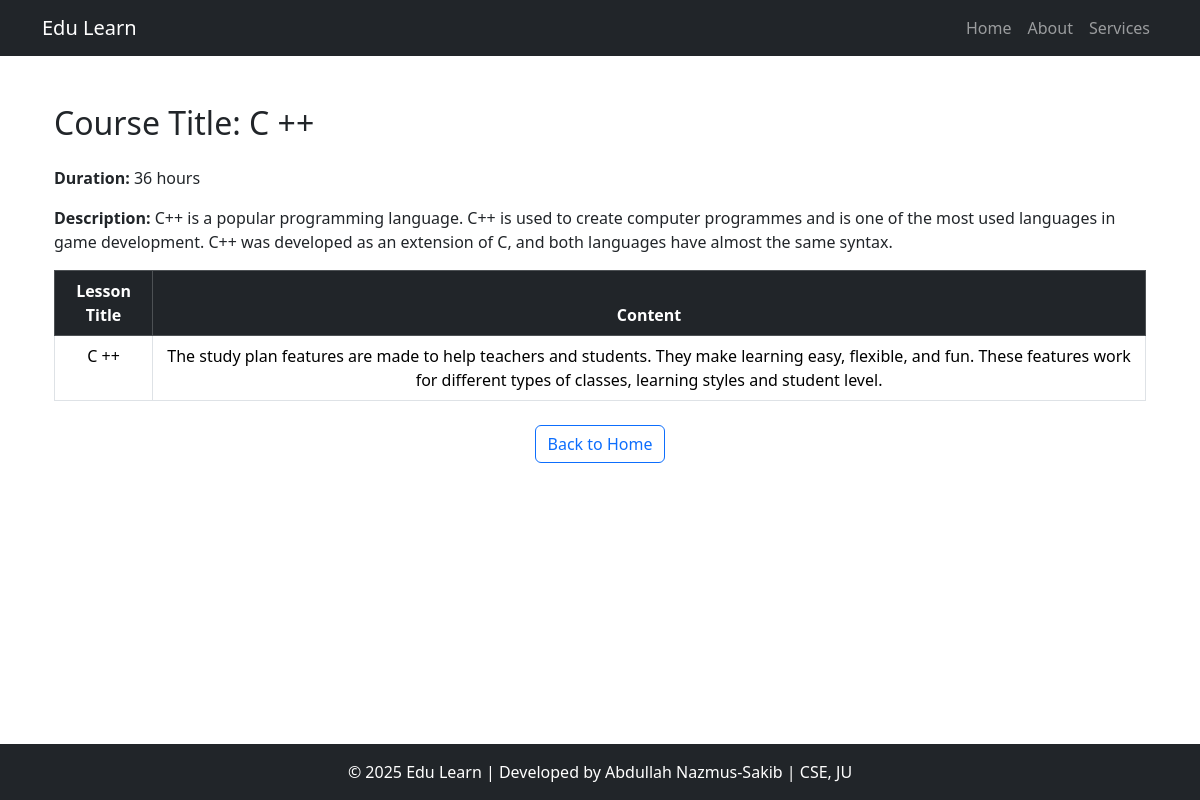
/details/2/, run on an earlier commit of the app's database.
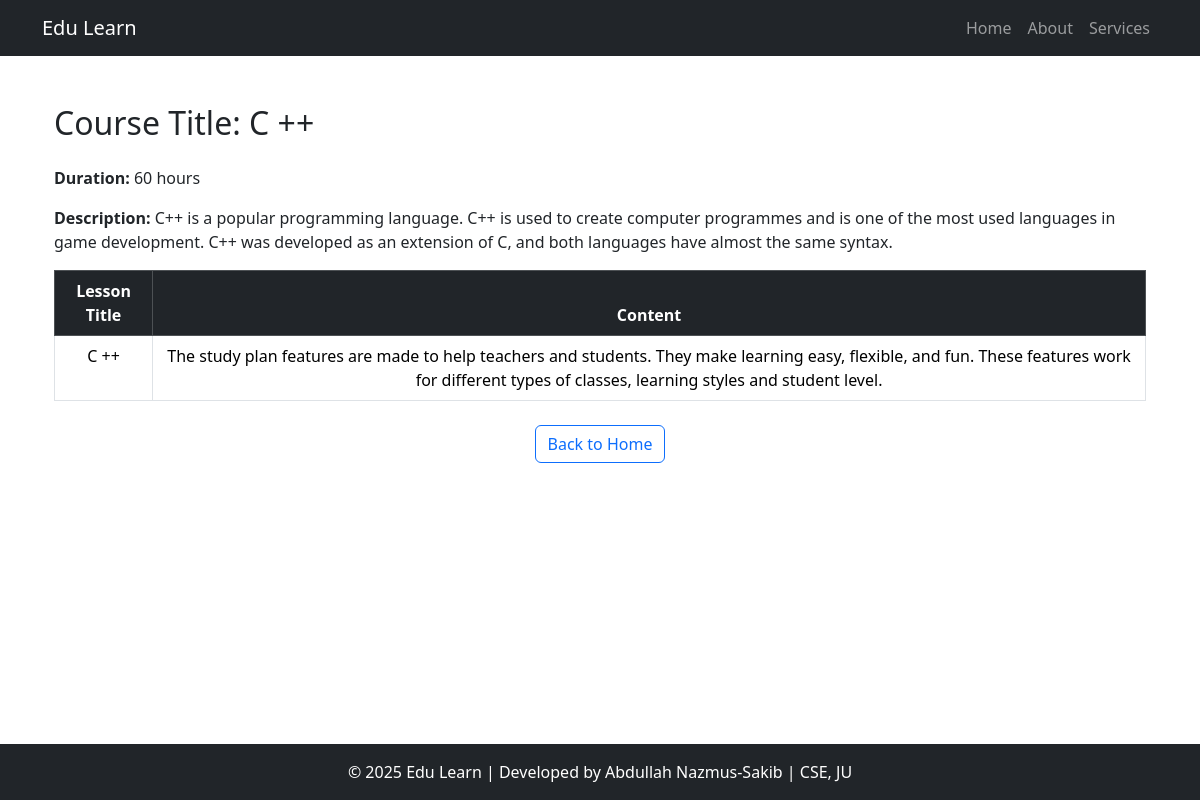
And on a later commit of the database.
### Course_app/models.py (models this page shows, shortened)
class Course(models.Model):
    title = models.CharField(max_length=25)
    descriptions = models.TextField()
    durations = models.IntegerField(help_text="Durations in hours")
    thumbnail = models.ImageField(upload_to="courses_thumbnail/",null=True,blank=True)

### Course_app/views.py (the view)
# urls.py: path('details/<int:id>/',views.Course_Details,name='coursedetails'),
def Course_Details(request,id):
    course = get_object_or_404(Course, id=id)
    lessons = course.lesson.all()
    context ={
        'course':course,
        'lessons':lessons
    }
    return render(request,"Course_app/Course_details.html",context)

### templates/Course_app/Course_details.html (shortened to what this page needs)
{% extends 'Course_app/base.html' %}
{% block content %}
<div class="container">
    <h2 class="mb-4">Course Title: {{ course.title }}</h2>
    <p><strong>Duration:</strong> {{ course.durations }} hours</p>
    <p><strong>Description:</strong> {{ course.descriptions }}</p>
    <table class="table table-bordered table-hover text-center">
        <thead class="table-dark">
            <tr>
                <th>Lesson Title</th>
                <th>Content</th>
            </tr>
        </thead>
        <tbody>
            {% for lesson in lessons %}
            <tr>
                <td>{{ lesson.title }}</td>
                <td>{{ lesson.content }}</td>
            </tr>
            {% endfor %}
        </tbody>
    </table>
    <div class="text-center mt-4">
        <a href="{% url 'course_list' %}" class="btn btn-outline-primary">Back to Home</a>
    </div>
</div>
{% endblock content %}

What changed in the data, as far as the page shows it:
changed Course: durations "36" → "60"
